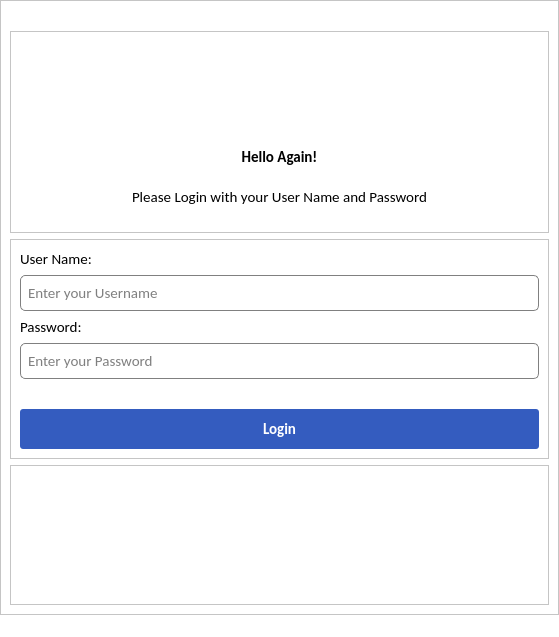
<?xml version="1.0" encoding="UTF-8"?>
<ui version="4.0">
 <class>MainWindow</class>
 <widget class="QMainWindow" name="MainWindow">
  <property name="geometry">
   <rect>
    <x>0</x>
    <y>0</y>
    <width>559</width>
    <height>637</height>
   </rect>
  </property>
  <property name="windowTitle">
   <string>LO</string>
  </property>
  <property name="styleSheet">
   <string notr="true">background-color: rgb(255, 255, 255);</string>
  </property>
  <widget class="QWidget" name="styleSheet">
   <property name="styleSheet">
    <string notr="true">QWidget {
    font-family: Calibri;
	font: 11pt ;

}



QLabel {
    font-family: Calibri;
}

QLineEdit {
    border-radius: 5px;
    border: 1px solid gray;
    padding-left: 5px;
    selection-color: #fff;
    selection-background-color: #1159A8;
    font-family: Calibri;

}

QLineEdit:hover {
    border: 2px solid gray;
}

QLineEdit:focus {
    border: 2px solid gray;
    background-color: #FAFAFC;
}


QPushButton
{
background-color:#345CBF;
color:white;
border-radius:3px;
font: 12pt &quot;Calibri&quot;;
font-weight:bold;

}
QPushButton:hover
{
background-color:#1159A8;
}</string>
   </property>
   <layout class="QHBoxLayout" name="horizontalLayout">
    <property name="spacing">
     <number>0</number>
    </property>
    <property name="leftMargin">
     <number>0</number>
    </property>
    <property name="topMargin">
     <number>0</number>
    </property>
    <property name="rightMargin">
     <number>0</number>
    </property>
    <property name="bottomMargin">
     <number>0</number>
    </property>
    <item>
     <widget class="QStackedWidget" name="stackedWidget">
      <property name="currentIndex">
       <number>0</number>
      </property>
      <widget class="QWidget" name="page">
       <layout class="QVBoxLayout" name="verticalLayout_3">
        <property name="leftMargin">
         <number>0</number>
        </property>
        <property name="topMargin">
         <number>0</number>
        </property>
        <property name="rightMargin">
         <number>0</number>
        </property>
        <property name="bottomMargin">
         <number>0</number>
        </property>
        <item>
         <widget class="QFrame" name="frame">
          <property name="frameShape">
           <enum>QFrame::StyledPanel</enum>
          </property>
          <property name="frameShadow">
           <enum>QFrame::Raised</enum>
          </property>
          <layout class="QVBoxLayout" name="verticalLayout">
           <property name="topMargin">
            <number>30</number>
           </property>
           <item>
            <widget class="QFrame" name="frame_2">
             <property name="frameShape">
              <enum>QFrame::StyledPanel</enum>
             </property>
             <property name="frameShadow">
              <enum>QFrame::Raised</enum>
             </property>
             <layout class="QVBoxLayout" name="verticalLayout_2">
              <property name="spacing">
               <number>10</number>
              </property>
              <property name="bottomMargin">
               <number>20</number>
              </property>
              <item>
               <widget class="QLabel" name="lblLogo">
                <property name="minimumSize">
                 <size>
                  <width>0</width>
                  <height>90</height>
                 </size>
                </property>
                <property name="styleSheet">
                 <string notr="true">image: url(:/resources/resources/icons/Small-logo.ico);</string>
                </property>
                <property name="text">
                 <string/>
                </property>
                <property name="alignment">
                 <set>Qt::AlignCenter</set>
                </property>
               </widget>
              </item>
              <item>
               <widget class="QLabel" name="label_2">
                <property name="styleSheet">
                 <string notr="true">font: 18pt &quot;Calibri&quot;;
font-weight:bold;</string>
                </property>
                <property name="text">
                 <string>Hello Again!</string>
                </property>
                <property name="alignment">
                 <set>Qt::AlignCenter</set>
                </property>
               </widget>
              </item>
              <item>
               <widget class="QLabel" name="label_5">
                <property name="styleSheet">
                 <string notr="true">font: 10pt &quot;Calibri&quot;;
</string>
                </property>
                <property name="text">
                 <string>Please Login with your User Name and Password</string>
                </property>
                <property name="alignment">
                 <set>Qt::AlignCenter</set>
                </property>
               </widget>
              </item>
             </layout>
            </widget>
           </item>
           <item>
            <widget class="QFrame" name="frame_3">
             <property name="frameShape">
              <enum>QFrame::StyledPanel</enum>
             </property>
             <property name="frameShadow">
              <enum>QFrame::Raised</enum>
             </property>
             <layout class="QGridLayout" name="gridLayout">
              <item row="2" column="1">
               <widget class="QLineEdit" name="txtUsername">
                <property name="minimumSize">
                 <size>
                  <width>0</width>
                  <height>36</height>
                 </size>
                </property>
                <property name="styleSheet">
                 <string notr="true"/>
                </property>
                <property name="placeholderText">
                 <string>Enter your Username</string>
                </property>
               </widget>
              </item>
              <item row="1" column="1">
               <widget class="QLabel" name="label_3">
                <property name="styleSheet">
                 <string notr="true">font: 11pt &quot;Calibri&quot;;
</string>
                </property>
                <property name="text">
                 <string>User Name:</string>
                </property>
               </widget>
              </item>
              <item row="4" column="1">
               <widget class="QLineEdit" name="txtPassword">
                <property name="minimumSize">
                 <size>
                  <width>0</width>
                  <height>36</height>
                 </size>
                </property>
                <property name="echoMode">
                 <enum>QLineEdit::Password</enum>
                </property>
                <property name="placeholderText">
                 <string>Enter your Password</string>
                </property>
               </widget>
              </item>
              <item row="3" column="1">
               <widget class="QLabel" name="label_4">
                <property name="styleSheet">
                 <string notr="true">font: 11pt &quot;Calibri&quot;;
</string>
                </property>
                <property name="text">
                 <string>Password:</string>
                </property>
               </widget>
              </item>
              <item row="6" column="1">
               <widget class="QPushButton" name="btnLogin">
                <property name="minimumSize">
                 <size>
                  <width>0</width>
                  <height>40</height>
                 </size>
                </property>
                <property name="cursor">
                 <cursorShape>PointingHandCursor</cursorShape>
                </property>
                <property name="text">
                 <string>Login</string>
                </property>
               </widget>
              </item>
              <item row="5" column="1">
               <widget class="QLabel" name="lblMessage">
                <property name="styleSheet">
                 <string notr="true">color:red;</string>
                </property>
                <property name="text">
                 <string/>
                </property>
                <property name="alignment">
                 <set>Qt::AlignCenter</set>
                </property>
               </widget>
              </item>
             </layout>
            </widget>
           </item>
           <item>
            <widget class="QFrame" name="frame_4">
             <property name="maximumSize">
              <size>
               <width>16777215</width>
               <height>140</height>
              </size>
             </property>
             <property name="frameShape">
              <enum>QFrame::StyledPanel</enum>
             </property>
             <property name="frameShadow">
              <enum>QFrame::Raised</enum>
             </property>
            </widget>
           </item>
          </layout>
         </widget>
        </item>
       </layout>
      </widget>
      <widget class="QWidget" name="page_2">
       <layout class="QHBoxLayout" name="horizontalLayout_2">
        <item>
         <widget class="QFrame" name="frame_5">
          <property name="frameShape">
           <enum>QFrame::StyledPanel</enum>
          </property>
          <property name="frameShadow">
           <enum>QFrame::Raised</enum>
          </property>
          <layout class="QHBoxLayout" name="horizontalLayout_3">
           <property name="leftMargin">
            <number>20</number>
           </property>
           <property name="rightMargin">
            <number>20</number>
           </property>
           <item>
            <widget class="QPushButton" name="btnNewProject">
             <property name="minimumSize">
              <size>
               <width>0</width>
               <height>50</height>
              </size>
             </property>
             <property name="text">
              <string>New Project</string>
             </property>
            </widget>
           </item>
           <item>
            <widget class="QPushButton" name="btnLoadProject">
             <property name="minimumSize">
              <size>
               <width>0</width>
               <height>50</height>
              </size>
             </property>
             <property name="text">
              <string>Load Project</string>
             </property>
            </widget>
           </item>
          </layout>
         </widget>
        </item>
       </layout>
      </widget>
     </widget>
    </item>
   </layout>
  </widget>
  <widget class="QStatusBar" name="statusbar"/>
 </widget>
 <resources>
  <include location="resources.qrc"/>
 </resources>
 <connections/>
</ui>
